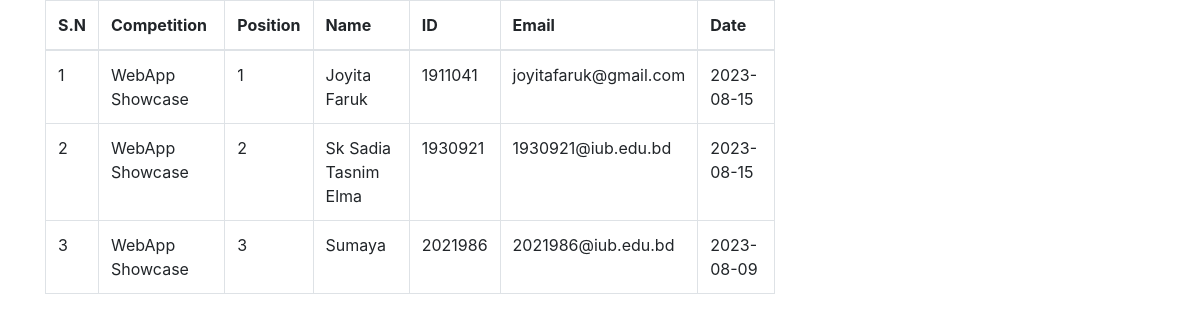
The page /winners/table.php on the database its author committed.
### tables this page shows
CREATE TABLE `winners` (
  `id` int(7) NOT NULL,
  `fullName` varchar(50) NOT NULL,
  `email` varchar(50) NOT NULL,
  `comp` varchar(50) NOT NULL,
  `position` int(11) NOT NULL,
  `date` date NOT NULL
);

### winners/winners.php (called while the page is built)
<?php
include("database.php");
$db= $conn;
$tableName="winners";
$columns= ['position', 'comp', 'id', 'fullName','email', 'date'];
$fetchData = fetch_data($db, $tableName, $columns);
function fetch_data($db, $tableName, $columns){
 if(empty($db)){
  $msg= "Database connection error";
 }elseif (empty($columns) || !is_array($columns)) {
  $msg="columns Name must be defined in an indexed array";
 }elseif(empty($tableName)){
   $msg= "Table Name is empty";
}else{
$columnName = implode(", ", $columns);
$query = "SELECT ".$columnName." FROM $tableName"." ORDER BY date DESC, comp DESC, position ASC";
$result = $db->query($query);
if($result== true){
 if ($result->num_rows > 0) {
    $row= mysqli_fetch_all($result, MYSQLI_ASSOC);
    $msg= $row;
 } else {
    $msg= "No Data Found";
 }
}else{
  $msg= mysqli_error($db);
}
}
return $msg;
}
?>

### winners/table.php (the view, shortened to what this page needs)
<?php
include("winners.php");
?>
<!DOCTYPE html>
<html>
<head>
  <link rel="stylesheet" href="https://maxcdn.bootstrapcdn.com/bootstrap/4.5.2/css/bootstrap.min.css">
</head>
<body>
<div class="container">
 <div class="row">
   <div class="col-sm-8">
    <div class="table-responsive">
      <table class="table table-bordered">
       <thead><tr>
         <th>S.N</th>
         <th>Competition</th>
         <th>Position</th>
         <th>Name</th>
         <th>ID</th>
         <th>Email</th>
         <th>Date</th></tr>
    </thead>
    <tbody>
  <?php
      if(is_array($fetchData)){
      $sn=1;
      foreach($fetchData as $data){
    ?>
      <tr>
      <td><?php echo $sn; ?></td>
      <td><?php echo $data['comp']??''; ?></td>
      <td><?php echo $data['position']??''; ?></td>
      <td><?php echo $data['fullName']??''; ?></td>
      <td><?php echo $data['id']??''; ?></td>
      <td><?php echo $data['email']??''; ?></td>
      <td><?php echo $data['date']??''; ?></td>
     </tr>
     <?php
      $sn++;}}?>
    </tbody>
     </table>
   </div>
</div>
</div>
</div>
</body>
</html>

### rows shown on the page
winners: comp "WebApp Showcase", position "1", fullName "Joyita Faruk", id "1911041", email "joyitafaruk@gmail.com", date "2023-08-15"
winners: comp "WebApp Showcase", position "2", fullName "Sk Sadia Tasnim Elma", id "1930921", email "1930921@iub.edu.bd", date "2023-08-15"
winners: comp "WebApp Showcase", position "3", fullName "Sumaya", id "2021986", email "2021986@iub.edu.bd", date "2023-08-09"
